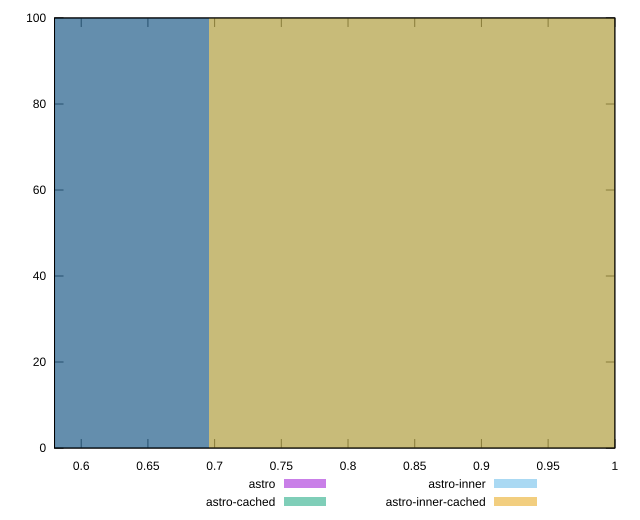

Source code (gnuplot):
reset

$astro <<EOF
0.4640874557671707 100
EOF

$astroCached <<EOF
0.4640874557671707 100
EOF

$astroInner <<EOF
0.9281749115343414 100
EOF

$astroInnerCached <<EOF
0.9281749115343414 100
EOF

set key outside below
set boxwidth 0.4640874557671707
set xrange [0.58:1]
set yrange [0:100]
set trange [0:100]
set style fill transparent solid 0.5 noborder
set terminal svg size 640, 520 enhanced background rgb 'white'
set output "reports/report_00033_2021-03-01T14-23-16.841Z/dom-size/comparison/histogram/all_score.svg"

plot $astro title "astro" with boxes, \
     $astroCached title "astro-cached" with boxes, \
     $astroInner title "astro-inner" with boxes, \
     $astroInnerCached title "astro-inner-cached" with boxes

reset
